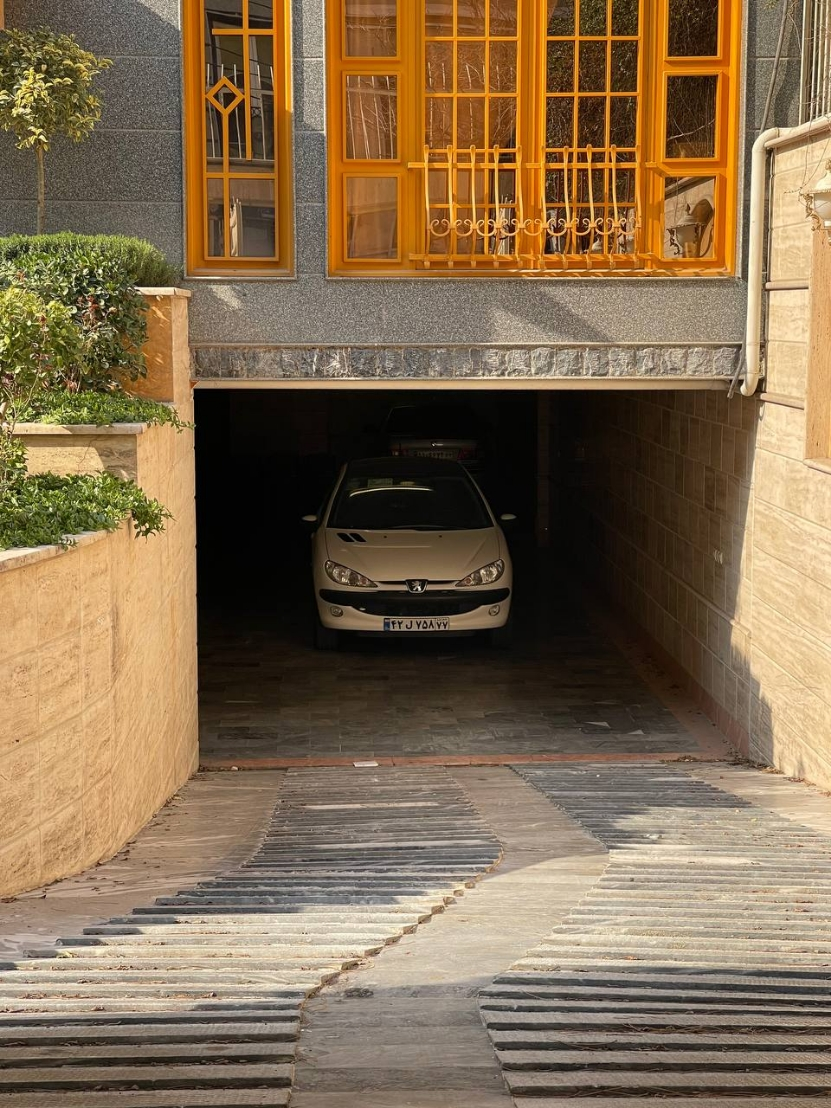
#> input picture Photos/car4.jpg, 831 x 1108 px
$ python plate_detection.py
#> lines starting #> are read from the running program, lines starting #| are printed output that depends on the picture; after the words box and inside, x2 and y2 are one past the last pixel; in counts of white or black regions, pixels touching at a corner belong together
import cv2
import pytesseract
img=cv2.imread('Photos/car4.jpg')
#> img is the input picture: shape (1108, 831, 3); mean B, G, R 79.5, 108.2, 130.9

gray = cv2.cvtColor(img,cv2.COLOR_BGR2GRAY)
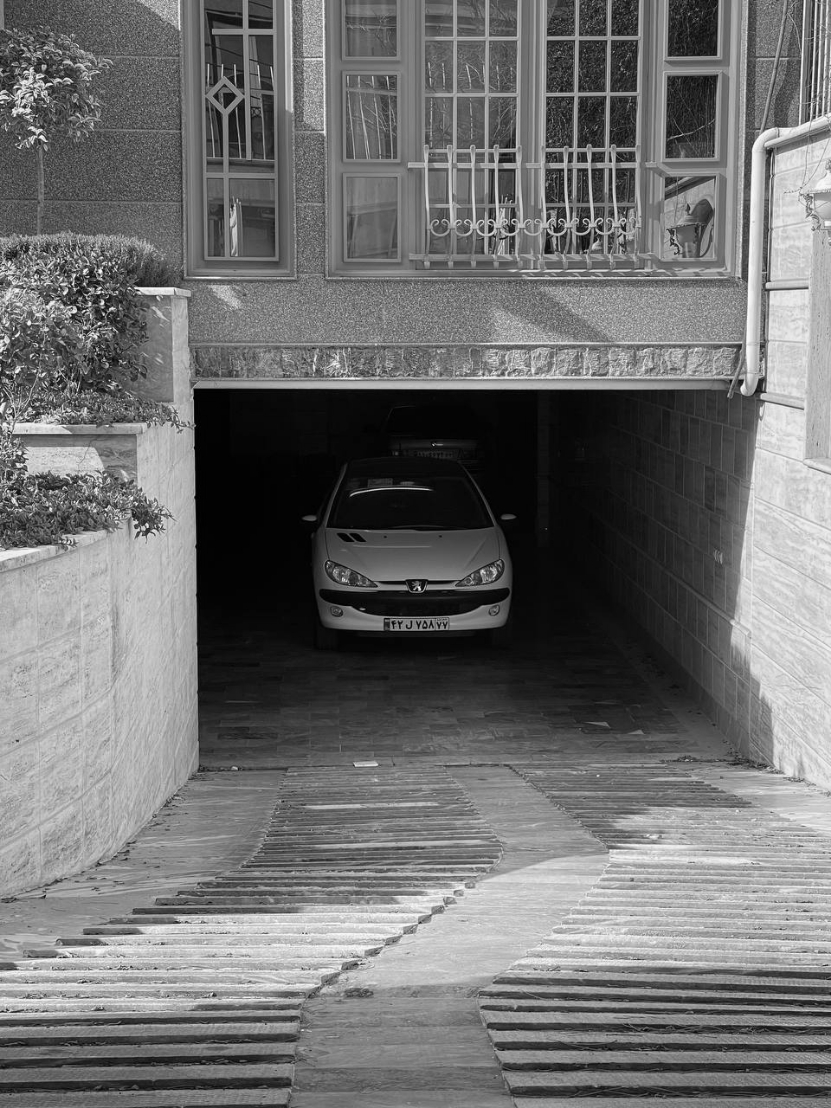
#> gray: shape (1108, 831); min 0, max 251, mean 111.7
blur = cv2.GaussianBlur(gray,(3,3),cv2.BORDER_DEFAULT)
canny =cv2.Canny(blur,125,175)
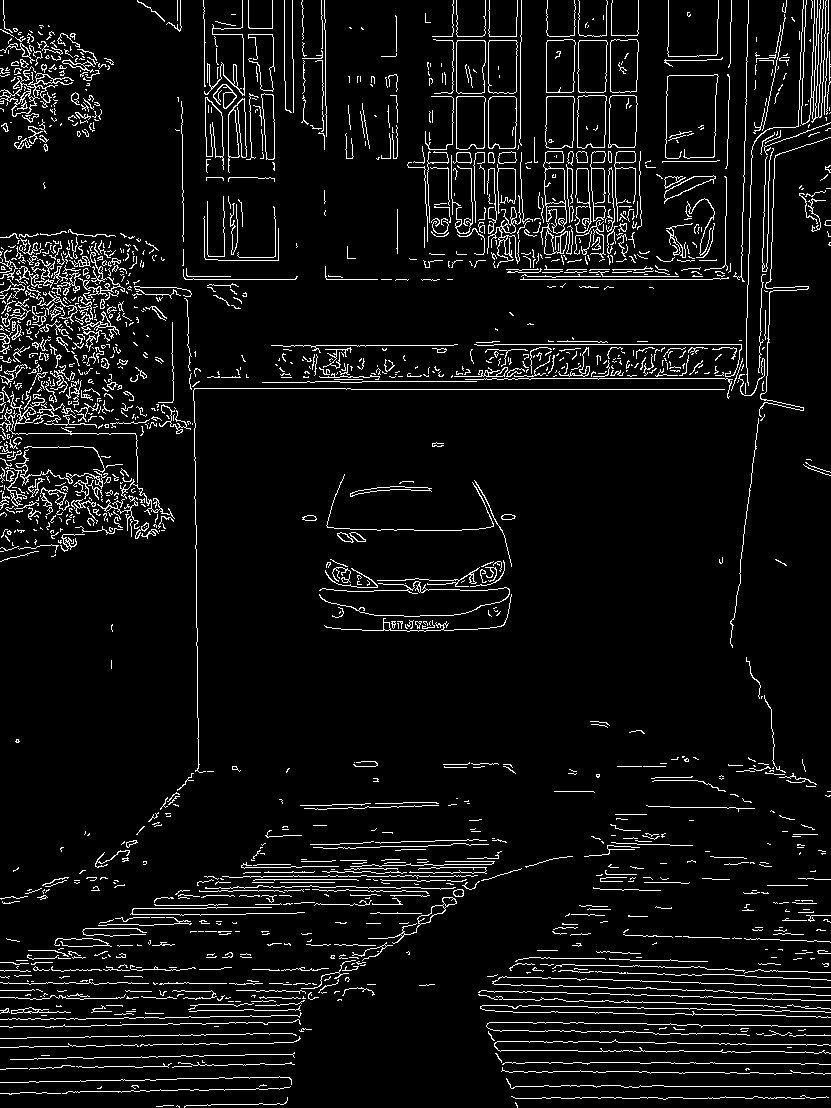
#> canny: shape (1108, 831); 6.3% white in thin lines or dots
#cv2.imshow('canny',canny)
contours,hierarchies = cv2.findContours(canny,cv2.RETR_LIST,cv2.CHAIN_APPROX_SIMPLE)
#> contours = 1842 contours, 1652 with area under 20; largest, box (x1, y1, x2, y2) and area: (456, 40, 486, 94) 1478, (456, 40, 486, 94) 1474, (488, 40, 518, 94) 1468, (488, 40, 518, 94) 1466, (456, 96, 486, 150) 1448
contours = sorted(contours, key = cv2.contourArea, reverse = True)[:15]
#> contours = 15 contours; largest, box (x1, y1, x2, y2) and area: (456, 40, 486, 94) 1478, (456, 40, 486, 94) 1474, (488, 40, 518, 94) 1468, (488, 40, 518, 94) 1466, (456, 96, 486, 150) 1448
lp_contours = None
for contour in contours:
    arclength = cv2.arcLength(contour,True)
    approx_dist = 0.01 *arclength
    approx_contour = cv2.approxPolyDP(contour,approx_dist,True)
    if len(approx_contour) == 4:
        lp_contours = approx_contour
        x,y,w,h = cv2.boundingRect(contour)
        lp_crop = gray[y:y+h , x:x+w]
        break
#> this loop made 6 passes
#> (arclength, approx_dist, lp_contours, x, y, w, h) on pass 6: (160.7, 1.61, [[574, 40], [547, 40], [546, 92], [573, 91]], 546, 39, 30, 54)
#> (arclength, approx_dist) on passes 1 to 5: (163, 1.63), (162, 1.62), (165.7, 1.66), (167.4, 1.67), (164.4, 1.64)

cv2.drawContours(img, [lp_contours],-1,(0,255,0),2)
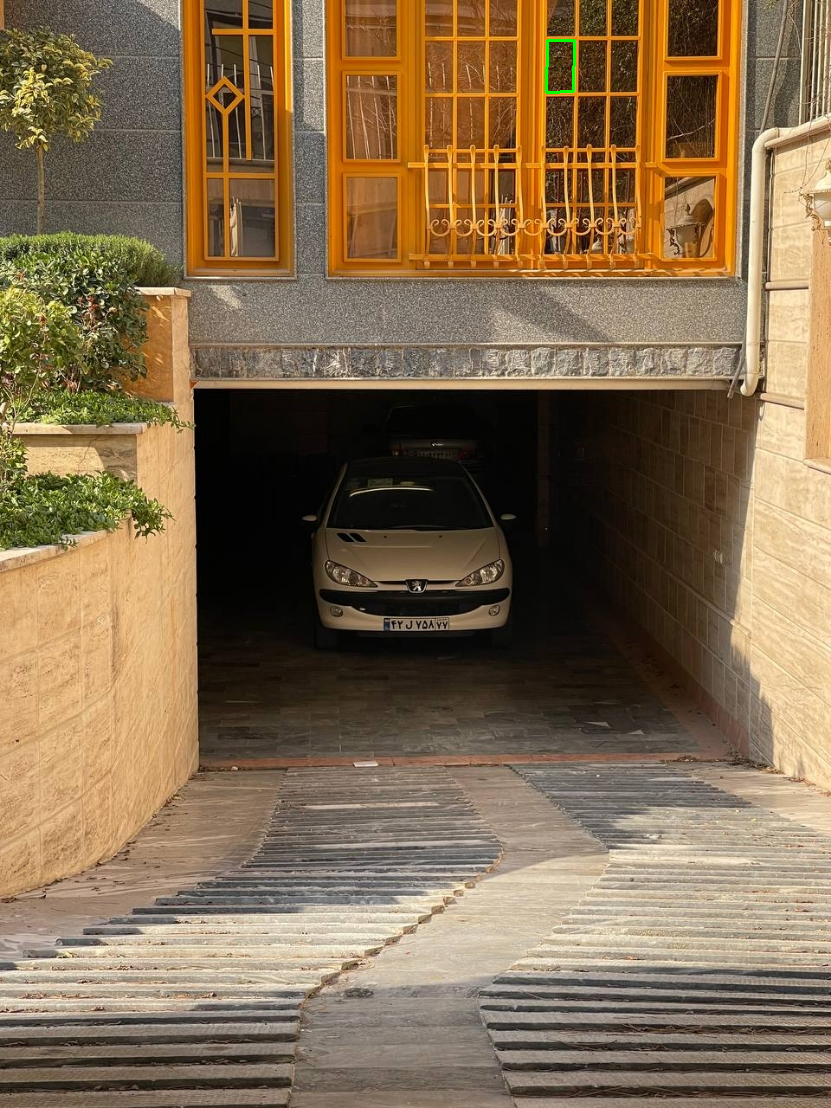
#> img: shape (1108, 831, 3); 0.05% of pixels changed, all inside (x1, y1, x2, y2) = (545, 39, 576, 94)
cv2.imshow('contours draw',img)
pytesseract.pytesseract.tesseract_cmd

cv2.waitKey(0)
